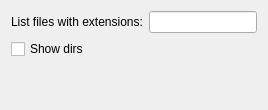
     <widget class="QWidget" name="tab">
      <attribute name="title">
       <string>List files</string>
      </attribute>
      <layout class="QGridLayout" name="gridLayout_12">
       <item row="0" column="1">
        <layout class="QGridLayout" name="gridLayout_16">
         <item row="1" column="1">
          <widget class="QLabel" name="label_9">
           <property name="text">
            <string>List files with extensions:</string>
           </property>
          </widget>
         </item>
         <item row="1" column="2">
          <widget class="QLineEdit" name="listExtLineEdit">
           <property name="sizePolicy">
            <sizepolicy hsizetype="Expanding" vsizetype="Minimum">
             <horstretch>0</horstretch>
             <verstretch>0</verstretch>
            </sizepolicy>
           </property>
           <property name="toolTip">
            <string>&lt;html&gt;&lt;head/&gt;&lt;body&gt;&lt;p&gt;Only files with these extensions will be listed in machine.&lt;/p&gt;&lt;p&gt;Format: *.nc;*.A&lt;/p&gt;&lt;p&gt;Empty, list all files.&lt;br/&gt;&lt;/p&gt;&lt;/body&gt;&lt;/html&gt;</string>
           </property>
           <property name="text">
            <string/>
           </property>
           <property name="maxLength">
            <number>128</number>
           </property>
           <property name="clearButtonEnabled">
            <bool>true</bool>
           </property>
          </widget>
         </item>
         <item row="2" column="1">
          <widget class="QCheckBox" name="listDirsCheckBox">
           <property name="toolTip">
            <string>&lt;html&gt;&lt;head/&gt;&lt;body&gt;&lt;p&gt;If checked list folders also.&lt;/p&gt;&lt;/body&gt;&lt;/html&gt;</string>
           </property>
           <property name="text">
            <string>Show dirs</string>
           </property>
          </widget>
         </item>
        </layout>
       </item>
       <item row="2" column="1">
        <spacer name="verticalSpacer_7">
         <property name="orientation">
          <enum>Qt::Vertical</enum>
         </property>
         <property name="sizeHint" stdset="0">
          <size>
           <width>20</width>
           <height>40</height>
          </size>
         </property>
        </spacer>
       </item>
      </layout>
     </widget>
